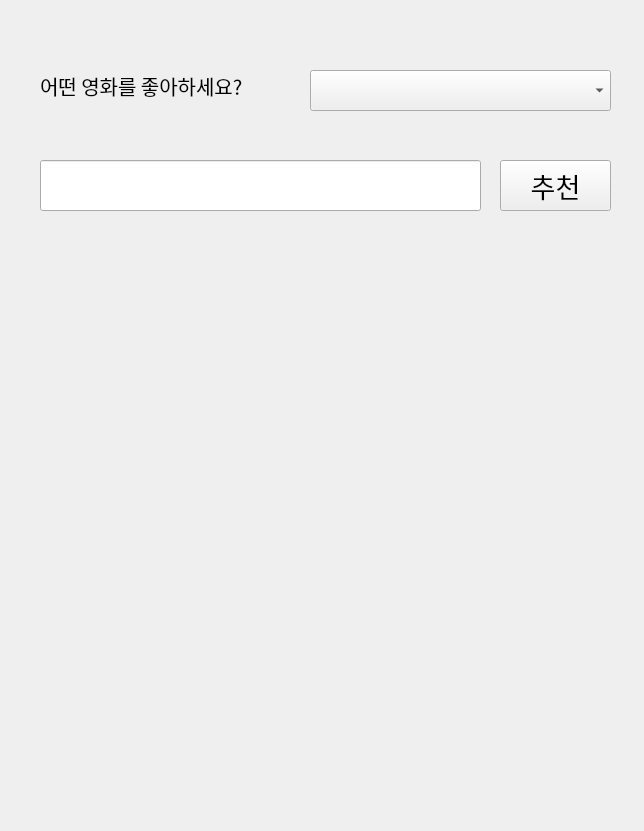
<?xml version="1.0" encoding="UTF-8"?>
<ui version="4.0">
 <class>Form</class>
 <widget class="QWidget" name="Form">
  <property name="geometry">
   <rect>
    <x>0</x>
    <y>0</y>
    <width>644</width>
    <height>831</height>
   </rect>
  </property>
  <property name="windowTitle">
   <string>Form</string>
  </property>
  <widget class="QLabel" name="label">
   <property name="geometry">
    <rect>
     <x>40</x>
     <y>60</y>
     <width>291</width>
     <height>51</height>
    </rect>
   </property>
   <property name="font">
    <font>
     <family>Agency FB</family>
     <pointsize>15</pointsize>
    </font>
   </property>
   <property name="text">
    <string>어떤 영화를 좋아하세요?</string>
   </property>
  </widget>
  <widget class="QComboBox" name="comboBox">
   <property name="geometry">
    <rect>
     <x>310</x>
     <y>70</y>
     <width>301</width>
     <height>41</height>
    </rect>
   </property>
   <property name="font">
    <font>
     <pointsize>16</pointsize>
    </font>
   </property>
  </widget>
  <widget class="QLineEdit" name="le_keyword">
   <property name="geometry">
    <rect>
     <x>40</x>
     <y>160</y>
     <width>441</width>
     <height>51</height>
    </rect>
   </property>
   <property name="font">
    <font>
     <pointsize>16</pointsize>
    </font>
   </property>
   <property name="text">
    <string/>
   </property>
  </widget>
  <widget class="QPushButton" name="btn_recommendation">
   <property name="geometry">
    <rect>
     <x>500</x>
     <y>160</y>
     <width>111</width>
     <height>51</height>
    </rect>
   </property>
   <property name="font">
    <font>
     <pointsize>20</pointsize>
    </font>
   </property>
   <property name="text">
    <string>추천</string>
   </property>
  </widget>
  <widget class="QLabel" name="lbl_recommendation">
   <property name="geometry">
    <rect>
     <x>50</x>
     <y>270</y>
     <width>551</width>
     <height>511</height>
    </rect>
   </property>
   <property name="font">
    <font>
     <pointsize>18</pointsize>
    </font>
   </property>
   <property name="text">
    <string/>
   </property>
  </widget>
 </widget>
 <resources/>
 <connections/>
</ui>
